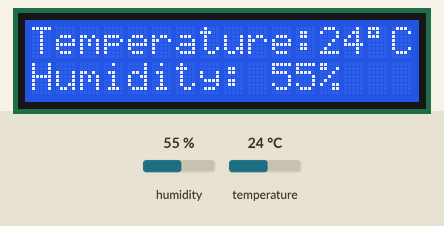
This sketch was run on a simulated ESP8266 (NodeMCU). Shown: 16×2 character LCD. Inputs (shaded band) come from the test bench; at power-on: humidity 55 %, temperature 24 °C.

Above: at 1.2 s.
1.3 s: humidity set to 22 %
At 3.4 s:
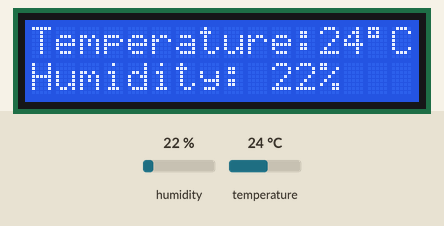
4.4 s: temperature set to 12 °C
At 5.6 s:
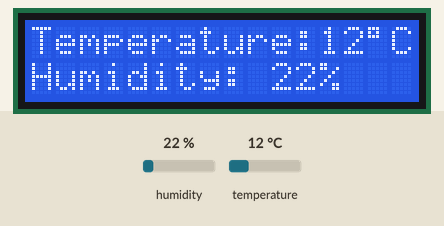
6.5 s: humidity set to 40 %
At 7.9 s:
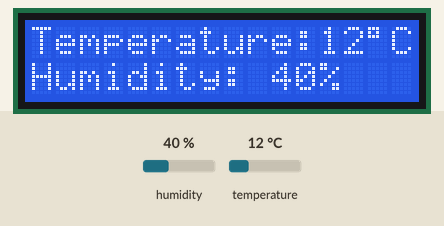
8.7 s: temperature set to 19 °C
At 10.2 s:
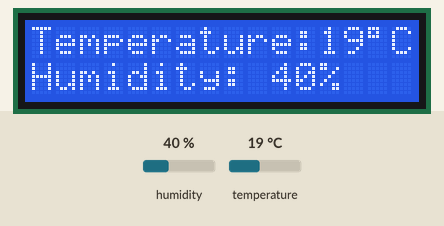
Timing chart, 0 to 11.7 s (numbered marks = the images above; inputs shaded):
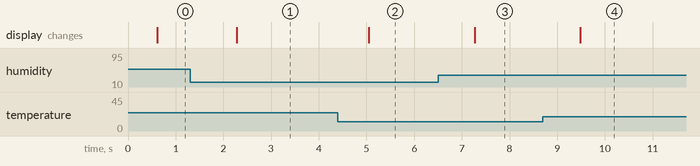

The sketch:

ReadTempAndHumidity.ino
```cpp
/**
 * DHT11 Sensor Reader
 * This sketch reads temperature and humidity data from the DHT11 sensor and prints the values to the serial port.
 * It also handles potential error states that might occur during reading.
 *
 * Author: Iniabasi Ekpenyong
 */

// Include the DHT11 library for interfacing with the sensor.
#include <DHT11.h>
#include <LiquidCrystal_I2C.h>
#include <Wire.h>

// Create an instance of the DHT11 class.
// - For Arduino: Connect the sensor to Digital I/O Pin 2.
// - For ESP32: Connect the sensor to pin GPIO2 or P2.
// - For ESP8266: Connect the sensor to GPIO2 or D4.
DHT11 dht11(2);
LiquidCrystal_I2C lcd(0x27,16,2);

void setup() {
    // Initialize serial communication to allow debugging and data readout.
    // Using a baud rate of 9600 bps.
    Serial.begin(9600);

    lcd.init();
    lcd.backlight();

    dht11.setDelay(1000); // Set this to the desired delay. Default is 500ms.
}

void loop() {
    int temperature = 0;
    int humidity = 0;

    // Attempt to read the temperature and humidity values from the DHT11 sensor.
    int result = dht11.readTemperatureHumidity(temperature, humidity);

    lcd.clear();

    lcd.setCursor(0, 0);
    // Check the results of the readings.
    // If the reading is successful, print the temperature and humidity values.
    // If there are errors, print the appropriate error messages.
    if (result == 0) {
        lcd.print("Temperature:");
        lcd.print(temperature);
        lcd.print((char)223);
        lcd.print("C");
        lcd.setCursor(0, 1);
        lcd.print("Humidity: ");
        lcd.print(humidity);
        lcd.print("%");
    } else {
        // Print error message based on the error code.
        lcd.println(DHT11::getErrorString(result));
    }

}
```

Measured:
- after the input at 1.3 s, the display: changes after 0.98 s (image 1)
- after the input at 4.4 s, the display: changes after 0.65 s (image 2)
- after the input at 6.5 s, the display: changes after 0.77 s (image 3)
- after the input at 8.7 s, the display: changes after 0.78 s (image 4)
